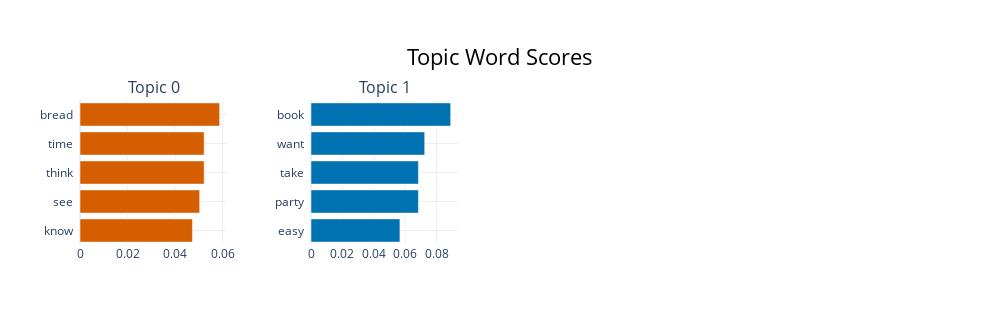

Notebook cell for this chart:
### Code cell
topic_model.visualize_barchart(top_n_topics=5)

### Figure 1 — Plotly figure (JSON) as saved in the notebook; plotly's stock layout.template omitted (floating-point values rounded to 4 significant figures)
{"data": [{"marker": {"color": "#D55E00"}, "orientation": "h", "type": "bar", "x": [0.0473, 0.05034, 0.05221, 0.05221, 0.05873], "xaxis": "x", "y": ["know  ", "see  ", "think  ", "time  ", "bread  "], "yaxis": "y"}, {"marker": {"color": "#0072B2"}, "orientation": "h", "type": "bar", "x": [0.05663, 0.06841, 0.06841, 0.07241, 0.08893], "xaxis": "x2", "y": ["easy  ", "party  ", "take  ", "want  ", "book  "], "yaxis": "y2"}], "layout": {"annotations": [{"font": {"size": 16}, "showarrow": false, "text": "Topic 0", "x": 0.0875, "xanchor": "center", "xref": "paper", "y": 1, "yanchor": "bottom", "yref": "paper"}, {"font": {"size": 16}, "showarrow": false, "text": "Topic 1", "x": 0.3625, "xanchor": "center", "xref": "paper", "y": 1, "yanchor": "bottom", "yref": "paper"}], "height": 325, "hoverlabel": {"bgcolor": "white", "font": {"family": "Rockwell", "size": 16}}, "showlegend": false, "title": {"font": {"color": "Black", "size": 22}, "text": "Topic Word Scores", "x": 0.5, "xanchor": "center", "yanchor": "top"}, "width": 1000, "xaxis": {"anchor": "y", "domain": [0, 0.175], "showgrid": true}, "xaxis2": {"anchor": "y2", "domain": [0.275, 0.45], "showgrid": true}, "xaxis3": {"anchor": "y3", "domain": [0.55, 0.725], "showgrid": true}, "xaxis4": {"anchor": "y4", "domain": [0.825, 1], "showgrid": true}, "yaxis": {"anchor": "x", "domain": [0, 1], "showgrid": true}, "yaxis2": {"anchor": "x2", "domain": [0, 1], "showgrid": true}, "yaxis3": {"anchor": "x3", "domain": [0, 1], "showgrid": true}, "yaxis4": {"anchor": "x4", "domain": [0, 1], "showgrid": true}}}
